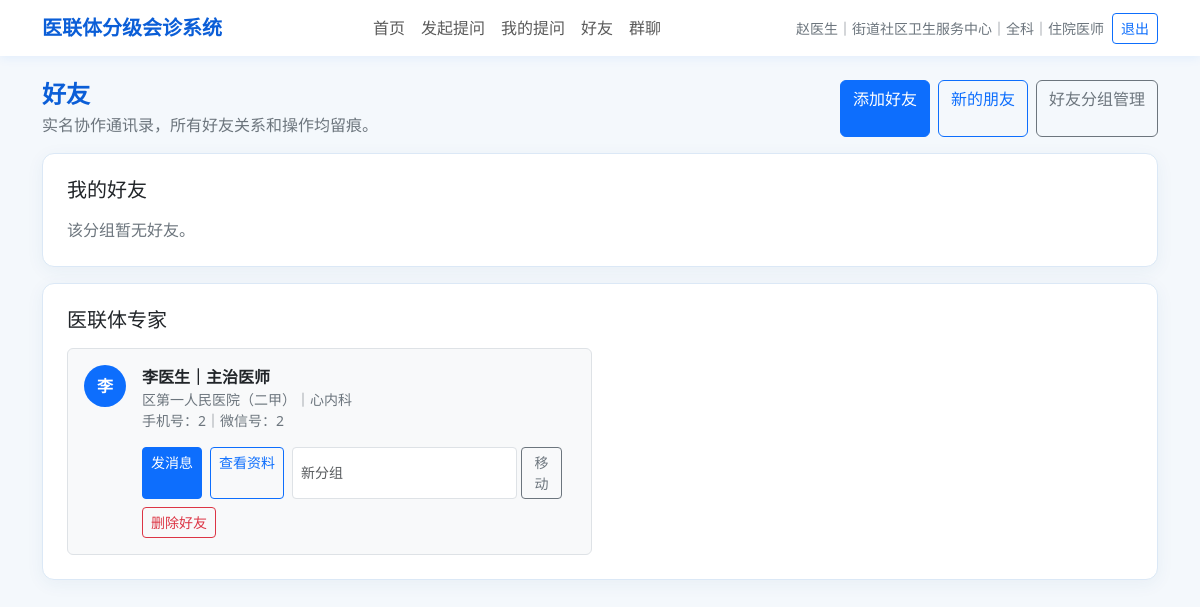
Page /friends (signed in) on the committed database.
### tables this page shows
CREATE TABLE users (
                    id INTEGER PRIMARY KEY AUTOINCREMENT,
                    name TEXT,
                    password TEXT,
                    hospital_id INTEGER,
                    department TEXT,
                    role TEXT DEFAULT '医生'
                , phone TEXT DEFAULT '', wechat_id TEXT DEFAULT '', title TEXT DEFAULT '', avatar TEXT DEFAULT '');

CREATE TABLE hospitals (
                    id INTEGER PRIMARY KEY AUTOINCREMENT,
                    name TEXT,
                    parent_id INTEGER,
                    path TEXT,
                    level INTEGER
                );

CREATE TABLE friend_groups (
                    id INTEGER PRIMARY KEY AUTOINCREMENT,
                    user_id INTEGER,
                    group_name TEXT,
                    create_time TEXT
                );

CREATE TABLE friend_relations (
                    id INTEGER PRIMARY KEY AUTOINCREMENT,
                    user_id INTEGER,
                    friend_id INTEGER,
                    status TEXT,
                    apply_msg TEXT,
                    friend_group TEXT,
                    create_time TEXT,
                    update_time TEXT
                );

### app.py (the view)
    @app.route("/friends")
    @login_required
    def friends(current_user: Dict[str, Any]):
        return render_template(
            "friends.html",
            grouped_friends=get_friends_grouped(current_user["id"]),
            pending_count=len(get_pending_friend_requests(current_user["id"])),
        )

### app.py (called while the page is built, shortened)
def get_connection(db_path: Optional[Path] = None) -> sqlite3.Connection:
    if db_path is None:
        db_path = DB_PATH
    conn = sqlite3.connect(db_path)
    conn.row_factory = sqlite3.Row
    return conn

def row_to_dict(row: Optional[sqlite3.Row]) -> Optional[Dict[str, Any]]:
    if row is None:
        return None
    return dict(row)

def get_user_with_hospital(user_id: int) -> Optional[Dict[str, Any]]:
    conn = get_connection()
    try:
        row = conn.execute(
            """
            SELECT
                u.id AS id,
                u.name AS name,
                u.phone AS phone,
                u.wechat_id AS wechat_id,
                u.title AS title,
                u.avatar AS avatar,
                u.department AS department,
                u.role AS role,
                h.id AS hospital_id,
                h.name AS hospital_name,
                h.path AS hospital_path,
                h.level AS hospital_level
            FROM users u
            JOIN hospitals h ON u.hospital_id = h.id
            WHERE u.id = ?
            """,
            (user_id,),
        ).fetchone()
        return row_to_dict(row)
    finally:
        conn.close()

def get_answer_notifications(current_user: Optional[Dict[str, Any]]) -> List[sqlite3.Row]:
    if current_user is None:
        return []
    conn = get_connection()
    try:
        return conn.execute(
            """
            SELECT id, title, reply_time
            FROM consultations
            WHERE asker_id = ? AND status = '已回复'
            ORDER BY reply_time DESC, id DESC
            LIMIT 5
            """,
            (current_user["id"],),
        ).fetchall()
    finally:
        conn.close()

def avatar_text(user: Any) -> str:
    avatar = user["avatar"] if "avatar" in user.keys() else ""
    if avatar:
        return avatar
    name = user["name"] or "医"
    return name[:1]

def ensure_friend_group(user_id: int, group_name: str) -> str:
    group_name = (group_name or "我的好友").strip() or "我的好友"
    conn = get_connection()
    try:
        with conn:
            exists = conn.execute(
                """
                SELECT id FROM friend_groups
                WHERE user_id = ? AND group_name = ?
                """,
                (user_id, group_name),
            ).fetchone()
        return group_name
    finally:
        conn.close()

### templates/friends.html (shortened to what this page needs)
{% extends "base.html" %}
{% block content %}
<div class="d-flex flex-column flex-md-row justify-content-between gap-2 mb-3">
    <div>
        <h1 class="h4 medical-title mb-1">好友</h1>
        <p class="text-secondary mb-0">实名协作通讯录，所有好友关系和操作均留痕。</p>
    </div>
    <div class="d-flex flex-wrap gap-2">
        <a class="btn btn-primary" href="{{ url_for('add_friend') }}">添加好友</a>
        <a class="btn btn-outline-primary" href="{{ url_for('friend_requests') }}">
            新的朋友
        </a>
        <a class="btn btn-outline-secondary" href="{{ url_for('friend_group_manager') }}">好友分组管理</a>
    </div>
</div>
{% for group_name, friends in grouped_friends.items() %}
<div class="page-card p-3 p-md-4 mb-3">
    <h2 class="h5 mb-3">{{ group_name }}</h2>
    {% if friends %}
    <div class="row g-3">
        {% for friend in friends %}
        <div class="col-12 col-lg-6">
            <div class="border rounded p-3 h-100 bg-light">
                <div class="d-flex gap-3">
                    <div class="avatar-circle">{{ avatar_text(friend) }}</div>
                    <div class="flex-grow-1">
                        <div class="fw-semibold">{{ friend.name }}｜{{ friend.title }}</div>
                        <div class="text-secondary small">{{ friend.hospital_name }}｜{{ friend.department }}</div>
                        <div class="text-secondary small">手机号：{{ friend.phone }}｜微信号：{{ friend.wechat_id }}</div>
                        <div class="d-flex flex-wrap gap-2 mt-3">
                            <a class="btn btn-sm btn-primary" href="{{ url_for('private_chat', friend_id=friend.id) }}">发消息</a>
                            <a class="btn btn-sm btn-outline-primary" href="{{ url_for('friend_profile', friend_id=friend.id) }}">查看资料</a>
                            <form method="post" action="{{ url_for('move_friend_group', friend_id=friend.id) }}" class="d-flex gap-1">
                                <input class="form-control form-control-sm" name="friend_group" placeholder="新分组">
                                <button class="btn btn-sm btn-outline-secondary" type="submit">移动</button>
                            </form>
                            <form method="post" action="{{ url_for('delete_friend', friend_id=friend.id) }}" onsubmit="return confirm('确定删除该好友吗？历史消息会继续保留用于医疗审计。')">
                                <button class="btn btn-sm btn-outline-danger" type="submit">删除好友</button>
                            </form>
                        </div>
                    </div>
                </div>
            </div>
        </div>
        {% endfor %}
    </div>
    {% else %}
    <p class="text-secondary mb-0">该分组暂无好友。</p>
    {% endif %}
</div>
{% endfor %}
{% endblock %}

### templates/base.html (shortened to what this page needs)
<!doctype html>
<html lang="zh-CN">
<head>
    <link href="https://cdn.jsdelivr.net/npm/bootstrap@5.3.3/dist/css/bootstrap.min.css" rel="stylesheet">
</head>
<body>
{% if current_user %}
<nav class="navbar navbar-expand-lg bg-white sticky-top">
    <div class="container">
        <a class="navbar-brand medical-title" href="{{ url_for('home') }}">医联体分级会诊系统</a>
        <div class="collapse navbar-collapse" id="mainNavbar">
            <ul class="navbar-nav mx-auto mb-2 mb-lg-0">
                <li class="nav-item"><a class="nav-link" href="{{ url_for('home') }}">首页</a></li>
                <li class="nav-item"><a class="nav-link" href="{{ url_for('new_consultation') }}">发起提问</a></li>
                <li class="nav-item"><a class="nav-link" href="{{ url_for('my_consultations') }}">我的提问</a></li>
                <li class="nav-item">
                    <a class="nav-link" href="{{ url_for('friends') }}">
                        好友
                    </a>
                </li>
                <li class="nav-item">
                    <a class="nav-link" href="{{ url_for('groups') }}">
                        群聊
                    </a>
                </li>
            </ul>
            <div class="d-flex flex-column flex-lg-row align-items-lg-center gap-2 small text-secondary">
                <span>{{ current_user.name }}｜{{ current_user.hospital_name }}｜{{ current_user.department }}｜{{ current_user.title }}</span>
                <a class="btn btn-outline-primary btn-sm" href="{{ url_for('logout') }}">退出</a>
            </div>
        </div>
    </div>
</nav>
{% endif %}
<main class="container py-4">
    {% block content %}{% endblock %}
</main>
</body>
</html>

### templates/base.html (style rules this page uses)
body { background: #f4f8fc; }
.navbar { box-shadow: 0 2px 10px rgba(13, 110, 253, 0.08); }
.page-card { background: #fff; border: 1px solid #dbe8f6; border-radius: 12px; box-shadow: 0 4px 18px rgba(35, 80, 130, 0.06); }
.medical-title { color: #0b5ed7; font-weight: 700; }
.avatar-circle { width: 42px; height: 42px; border-radius: 50%; background: #0d6efd; color: #fff; display: inline-flex; align-items: center; justify-content: center; font-weight: 700; flex: 0 0 auto; }

### rows in the picture
users: name "赵医生", department "全科", title "住院医师"
hospitals: hospital_name "街道社区卫生服务中心"
friend_groups: group_name "我的好友", shows "该分组暂无好友。"
friend_groups: group_name "医联体专家"
friend_relations: avatar_text "李", name "李医生", title "主治医师", hospital_name "区第一人民医院（二甲）", department "心内科", phone "2", wechat_id "2"
